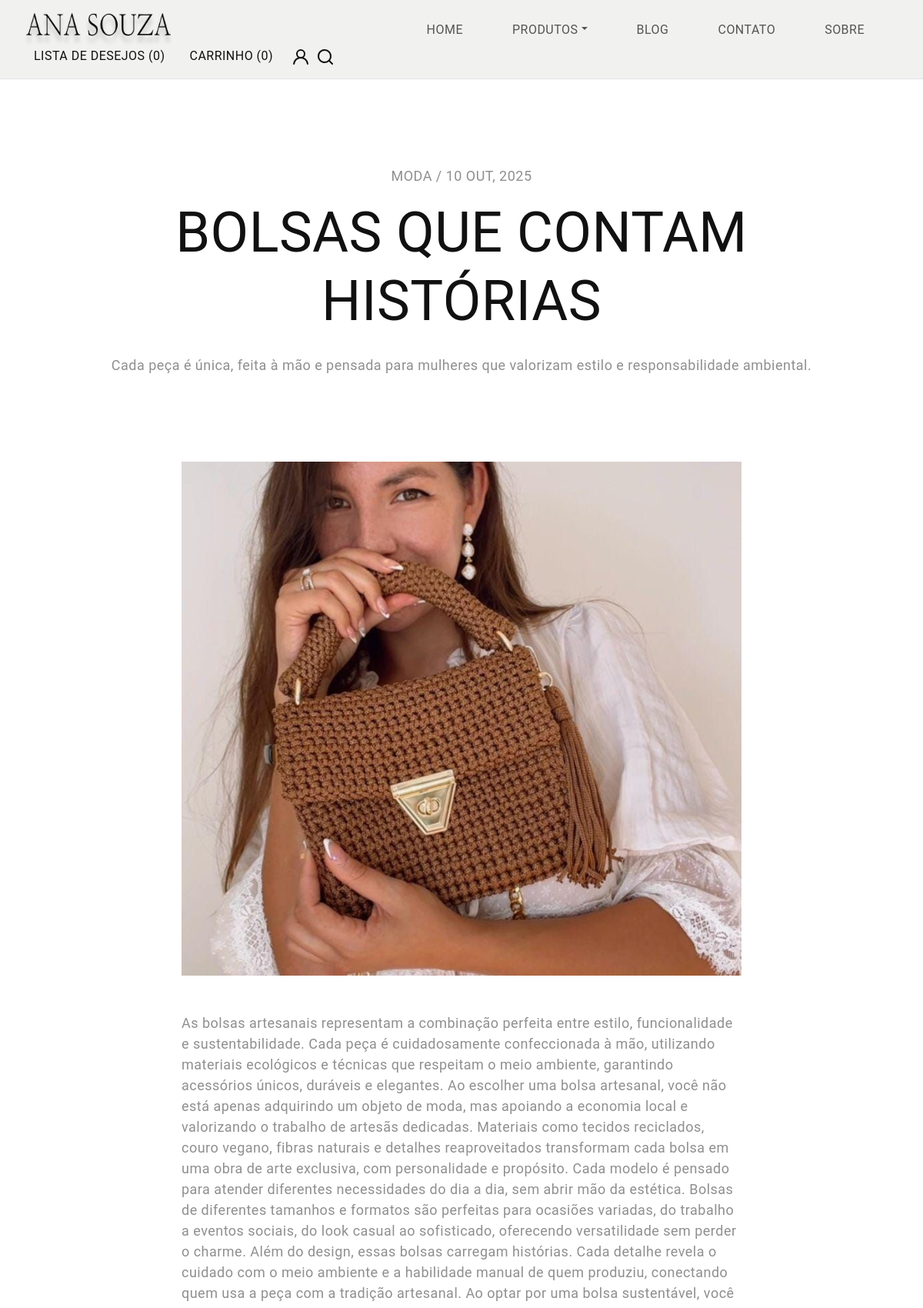
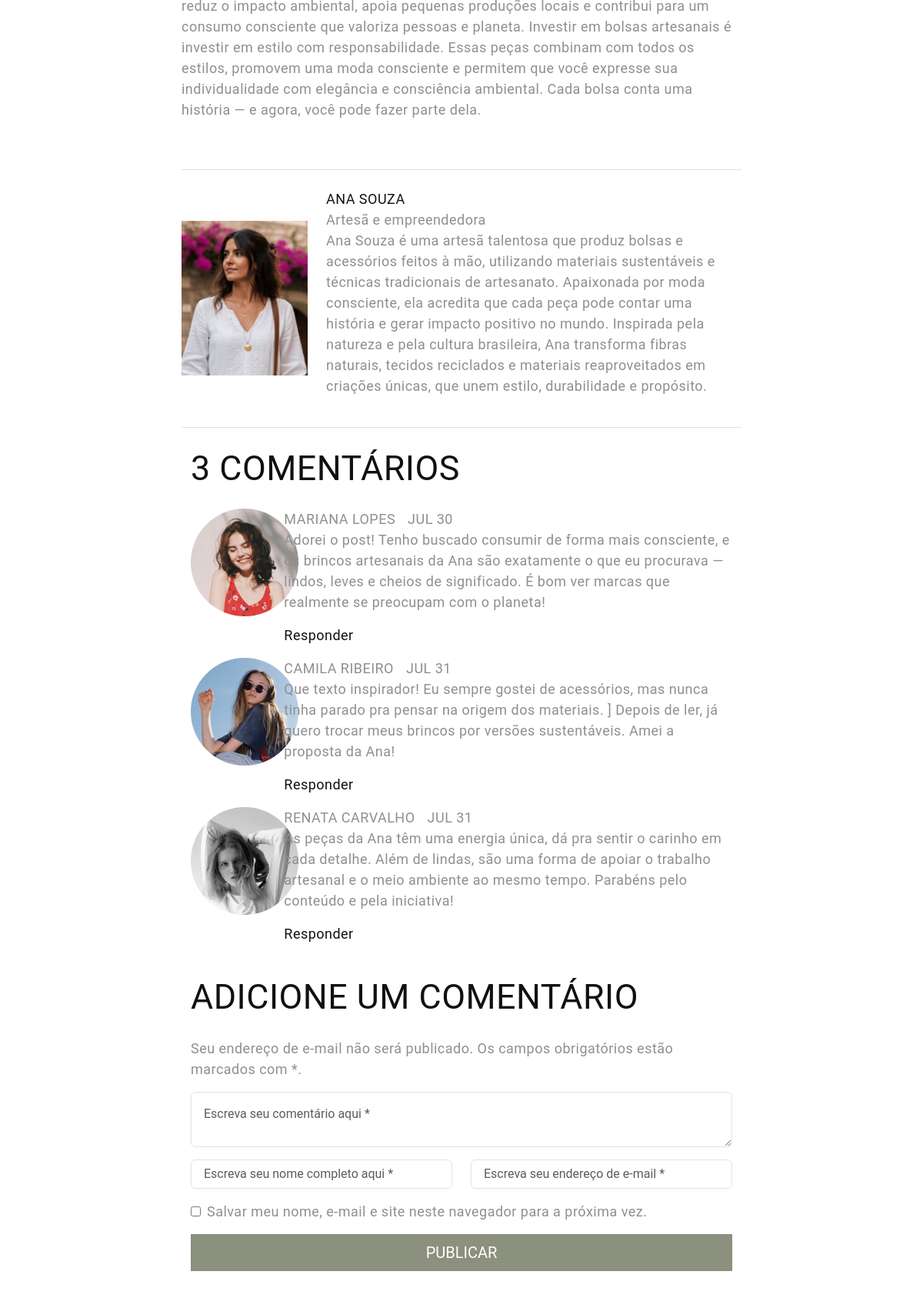
/post_blog/3 (upper part), run on the app's committed database (2 pictures, top to bottom).
### app.py (models this page shows)
class Post(db.Model):
    id = db.Column(db.Integer, primary_key=True)
    titulo = db.Column(db.String(150), nullable=False)
    subtitulo = db.Column(db.String(250))
    conteudo = db.Column(db.Text, nullable=False)
    autor = db.Column(db.String(100))
    data_publicacao = db.Column(db.String(20))
    imagem = db.Column(db.String(200))  # caminho da imagem na pasta static

### app.py (the view)
@app.route("/post_blog/<int:post_id>")
def blog_post(post_id):
    post = Post.query.get_or_404(post_id)
    posts = Post.query.order_by(Post.id.desc()).all()
    return render_template("post_blog.html", post=post, posts=posts)

### templates/post_blog.html (shortened to what this page needs)
<!DOCTYPE html>
<html lang="pt-BR">
<head>
  <link href="https://cdn.jsdelivr.net/npm/bootstrap@5.3.0-alpha3/dist/css/bootstrap.min.css" rel="stylesheet"
>
  <link rel="stylesheet" href="https://cdn.jsdelivr.net/npm/swiper@9/swiper-bundle.min.css" />
  <link rel="stylesheet" href="{{ url_for('static', filename='css/vendor.css') }}">
  <link rel="stylesheet" href="{{ url_for('static', filename='css/style.css') }}">
  <link
    href="https://spans.googleapis.com/css2?family=Jost:ital,wght@0,300;0,400;0,500;0,700;1,300;1,400;1,500;1,700&family=Marcellus&display=swap"
    rel="stylesheet">
</head>
<body class="homepage">
  {% include 'navbar.html' %}
  <section class="hero-section mt-5 py-5">
    <div class="hero-content">
      <div class="container">
        <div class="row text-center">
          <div class="post-meta text-uppercase my-3">
            <span class="post-category">Moda</span> / <span class="meta-date">{{ post.data_publicacao }}</span>
          </div>
          <h1 class="post-title text-uppercase">
            <a href="{{ url_for('blog_post', post_id=post.id) }}">{{ post.titulo }}</a>
          </h1>
          <p>{{ post.subtitulo }}</p>
        </div>
      </div>
    </div>
  </section>
  <div class="post-wrap py-5 no-padding-bottom">
    <div class="container">
      <div class="row g-5">
        <main class="post-grid col-md-8 offset-md-2">
          <div class="row">
            <article class="post-item">
              <div class="hero-image">
                <img src="{{ url_for('static', filename=post.imagem) }}" alt="{{ post.titulo }}" class="img-fluid">
              </div>
              <div class="post-content py-5">
                <div class="post-description">
                  <p>{{ post.conteudo | safe }}</p>
                  </div>
                </div>
              </div>
            <div id="post-author-info" class="border-top border-bottom py-4">
              <div class="row d-flex align-items-center">
                <div class="col-md-3">
                  <div class="image-holder">
                    <a itemprop="url" href="#">
                      <img src="{{ url_for('static', filename='resource/AnaSouza.png') }}" class="img-fluid" alt="author">
                    </a>
                  </div>
                </div>
                <div class="col-md-9">
                  <div class="post-author-content">
                    <div class="element-title text-uppercase">
                      <a itemprop="url" href="">{{ post.autor }}</a>
                    </div>
                    <span class="author-position">Artesã e empreendedora</span>
                    <p>Ana Souza é uma artesã talentosa que produz bolsas e acessórios feitos à mão, utilizando materiais sustentáveis e técnicas tradicionais de artesanato.
                        Apaixonada por moda consciente, ela acredita que cada peça pode contar uma história e gerar impacto positivo no mundo.
                        Inspirada pela natureza e pela cultura brasileira, Ana transforma fibras naturais, tecidos reciclados e materiais reaproveitados em criações únicas,
                        que unem estilo, durabilidade e propósito. </p>
                  </div>
                </div>
              </div>
            </div>
            <section id="post-comment">
              <div class="container">
                <div class="row">
                  <div class="comments-wrap">
                    <h3 class="text-uppercase">
                      <span class="count">3</span> Comentários
                    </h3>
                    <div class="comment-list">
                      <article class="comment-item pb-3 row">
                        <div class="col-md-2">
                          <img src="{{ url_for('static', filename='resource/comentario1.png') }}" alt="default" class="commentor-image rounded-circle">
                        </div>
                        <div class="col-md-10">
                          <div class="author-post">
                            <div class="comment-meta text-uppercase d-flex gap-3">
                              <div class="author-name">Mariana Lopes</div>
                              <span class="meta-date">Jul 30</span>
                            </div>
                            <p>Adorei o post! Tenho buscado consumir de forma mais consciente,
                              e os brincos artesanais da Ana são exatamente o que eu procurava — lindos, leves e cheios de significado.
                              É bom ver marcas que realmente se preocupam com o planeta!</p>
                            <div class="comments-reply border-animation">
                              <a href="#">
                                Responder </a>
                            </div>
                          </div>
                        </div>
                      </article>
                      <article class="comment-item pb-3 row child-comments">
                        <div class="col-md-2">
                          <img src="{{ url_for('static', filename='resource/comentario2.png') }}" alt="default" class="commentor-image rounded-circle">
                        </div>
                        <div class="col-md-10">
                          <div class="author-post">
                            <div class="comment-meta text-uppercase d-flex gap-3">
                              <div class="author-name">Camila Ribeiro</div>
                              <span class="meta-date">Jul 31</span>
                            </div>
                            <p>Que texto inspirador! Eu sempre gostei de acessórios, mas nunca tinha parado pra pensar na origem dos materiais. ]
                                Depois de ler, já quero trocar meus brincos por versões sustentáveis. Amei a proposta da Ana!</p>
                            <div class="comments-reply border-animation">
                              <a href="#">
                                Responder</a>
                            </div>
                          </div>
                        </div>
                      </article>
                      <article class="comment-item pb-3 row">
                        <div class="col-md-2">
                          <img src="{{ url_for('static', filename='resource/comentario3.png') }}" alt="default" class="commentor-image rounded-circle">
                        </div>
                        <div class="col-md-10">
                          <div class="author-post">
                            <div class="comment-meta text-uppercase d-flex gap-3">
                              <div class="author-name">Renata Carvalho</div>
                              <span class="meta-date">Jul 31</span>
                            </div>
                            <p>As peças da Ana têm uma energia única, dá pra sentir o carinho em cada detalhe.
                                Além de lindas, são uma forma de apoiar o trabalho artesanal e o meio ambiente ao mesmo tempo. Parabéns pelo conteúdo e pela iniciativa!</p>
                            <div class="comments-reply border-animation">
                              <a href="#">
                                Responder </a>
                            </div>
                          </div>
                        </div>
                      </article>
                    </div>
                  </div>
                  <div class="comment-respond">
                    <h3 class="text-uppercase">Adicione um comentário</h3>
                    <p>Seu endereço de e-mail não será publicado. Os campos obrigatórios estão marcados com *.</p>
                    <form method="post" class="form-group padding-small">
                      <div class="row">
                        <div class="col-lg-12 mb-3">
                          <textarea class="form-control ps-3 pt-3" id="comment" name="comment" placeholder="Escreva seu comentário aqui *"></textarea>
                        </div>
                        <div class="col-lg-6 mb-3">
                          <input class="form-control ps-3" type="text" name="author" id="author" placeholder="Escreva seu nome completo aqui *">
                        </div>
                        <div class="col-lg-6">
                          <input class="form-control ps-3" type="email" name="email" id="email" placeholder="Escreva seu endereço de e-mail *">
                        </div>
                        <div class="col-lg-12">
                          <label class="d-flex align-items-center">
                            <input type="checkbox" class="checked-box me-2">
                            <span class="label-body">Salvar meu nome, e-mail e site neste navegador para a próxima vez.</span>
                          </label>
                        </div>
                        <div class="col-lg-12 mt-3">
                          <button class="btn btn-lg btn-primary text-uppercase btn-rounded-none w-100" type="submit">Publicar</button>
                        </div>
                      </div>
                    </form>
                  </div>
                </div>
              </div>
            </section>
          </div>
      </div>
    </div>
</body>
</html>

### static/css/style.css (style rules this page uses)
body { --heading-font: "Marcellus", Roboto, sans-serif; --heading-font-weight: 400; --heading-color: #111; --heading-line-height: 1.24; --swiper-theme-color: #8C907E; --bs-body-font-family: "Jost", Roboto, sans-serif; --bs-body-font-size: 18px; --bs-body-font-weight: 400; --bs-body-line-height: 1.5; --bs-body-color: #8f8f8f; --bs-body-color-rgb: 143, 143, 143; --bs-primary: #8C907E; --bs-secondary: #6c757d; --bs-black: #111; --bs-light: #F1F1F0; --bs-dark: #212529; --bs-gray: #9aa1a7; --bs-gray-dark: #51565b; --bs-primary-rgb: 140, 144, 126; --bs-secondary-rgb: 108, 117, 125; --bs-black-rgb: 17, 17, 17; --bs-light-rgb: 241, 241, 240; --bs-dark-rgb: 33, 37, 41; --bs-link-color: #111; --bs-link-color-rgb: 17, 17, 17; --bs-link-decoration: underline; --bs-link-hover-color: #111; --bs-link-hover-color-rgb: 17, 17, 17; }
body { letter-spacing: 0.03rem; }
h1, .h1, h2, .h2, h3, .h3, h4, .h4, h5, .h5, h6, .h6 { font-family: var(--heading-font); font-weight: var(--heading-font-weight); color: var(--heading-color); line-height: var(--heading-line-height); }
h1, h2, h3 { margin: 25px 0; }
h1, .h1 { font-size: 4.5rem; }
h3, .h3 { font-size: 2.8rem; }
a { text-decoration: none; }
.btn { --bs-btn-border-radius: 0; }
.btn-primary { --bs-btn-color: #fff; --bs-btn-bg: #8C907E; --bs-btn-border-color: #8C907E; --bs-btn-hover-color: #fff; --bs-btn-hover-bg: #5e624e; --bs-btn-hover-border-color: #5e624e; --bs-btn-focus-shadow-rgb: 49, 132, 253; --bs-btn-active-color: #fff; --bs-btn-active-bg: #5e624e; --bs-btn-active-border-color: #5e624e; --bs-btn-active-shadow: inset 0 3px 5px rgba(0, 0, 0, 0.125); --bs-btn-disabled-color: #fff; --bs-btn-disabled-bg: #8C907E; --bs-btn-disabled-border-color: #8C907E; }
.border-animation a, .border-animation a:after, .border-animation a:before { transition: all .5s; }
.border-animation a { position: relative; }
.border-animation a:after { position: absolute; bottom: 0; left: 0; right: 0; margin: auto; width: 0; content: '.'; color: transparent; background: var(--bs-primary); height: 2px; }

### data on the page
Post: data_publicacao "10 OUT, 2025", titulo "BOLSAS QUE CONTAM HISTÓRIAS", subtitulo "Cada peça é única, feita à mão e pensada para mulheres que valorizam estilo e responsabilidade ambiental.", imagem (picture), conteudo "As bolsas artesanais representam a combinação perfeita entre estilo, funcionalidade e sustentabilidade. Cada peça é cuidadosamente confeccionada à mão, utilizando materiais ecológicos e técnicas que respeitam o meio ambiente, garantindo acessórios únicos, duráveis e elegantes. Ao escolher uma bolsa artesanal, você não está apenas adquirindo um objeto de moda, mas apoiando a economia local e valorizando o trabalho de artesãs dedicadas. Materiais como tecidos reciclados, couro vegano, fibras naturais e detalhes reaproveitados transformam cada bolsa em uma obra de arte exclusiva, com personalidade e propósito. Cada modelo é pensado para atender diferentes necessidades do dia a dia, sem abrir…", autor "ANA SOUZA"
